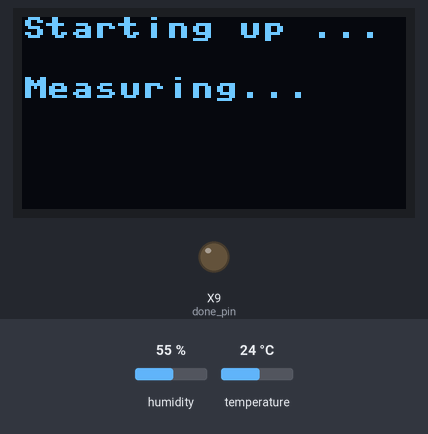
Simulated run of this program. Board: pyboard running MicroPython. Parts: 128×64 one-colour display, output pins drawn as LEDs (lit = HIGH). The test bench sets the inputs (shaded band); at power-on: humidity 55 %, temperature 24 °C. Files the program writes start out absent; deep sleep restarts the program when it ends; library files of the repository ran but are not shown: ssd1306.py. At 3.1 s the program puts the board to deep sleep or switches it off; the recording ends there.

Above: at 0.08 s.

The program:

sdrecord.py
```python
import ujson as json
import urequests as requests
import time
import dht
import machine
from machine import Pin
from machine import SPI
import ssd1306
from machine import I2C
import sdcard
import os

i2c = I2C(-1, Pin(14), Pin(2))
oled = ssd1306.SSD1306_I2C(128, 64, i2c)

done_pin=Pin(22,Pin.OUT)
#done_pin.value(0)

oled.fill(0)
oled.text("Starting up ...",0,0)
oled.show()

d = dht.DHT22(machine.Pin(18))

oled.text("Measuring...",0,20)
oled.show()

d.measure()
t=d.temperature()
h=d.humidity()

sck=Pin(16)
mosi=Pin(4)
miso=Pin(17)
cs = Pin(15, Pin.OUT)
spi2=SPI(2,baudrate=5000000,sck=sck,mosi=mosi,miso=miso)

oled.text("Writing...",0,30)
oled.show()

sd = sdcard.SDCard(spi2, cs)
os.mount(sd,'/sd')

f=open('/sd/test.csv','a')

f.write(str(t)+','+str(h)+'\n')
f.close()

time.sleep(3)

oled.text("Sleeping...",0,50)
oled.show()

done_pin.value(1)
machine.deepsleep()
```
